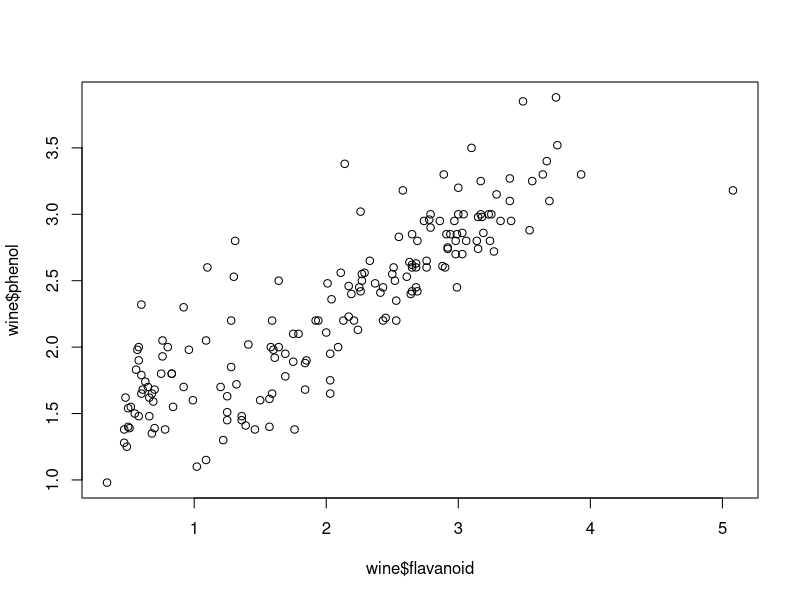
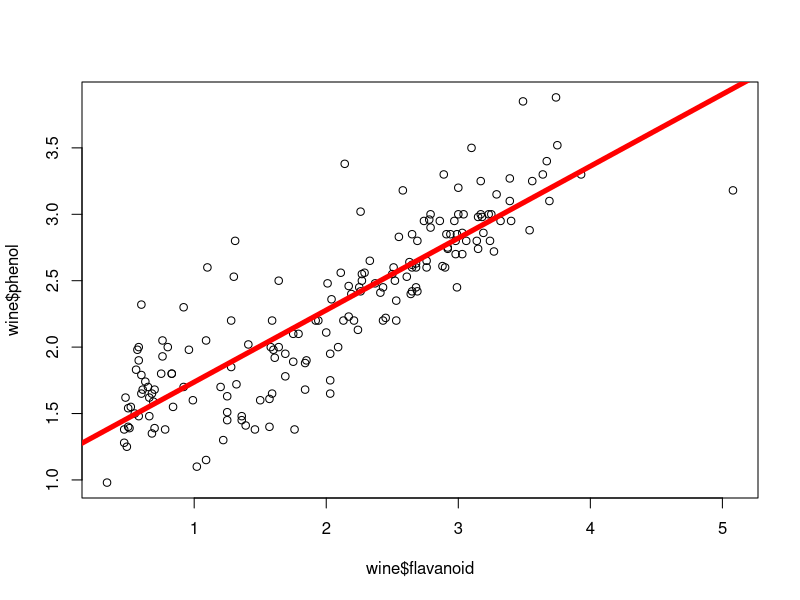
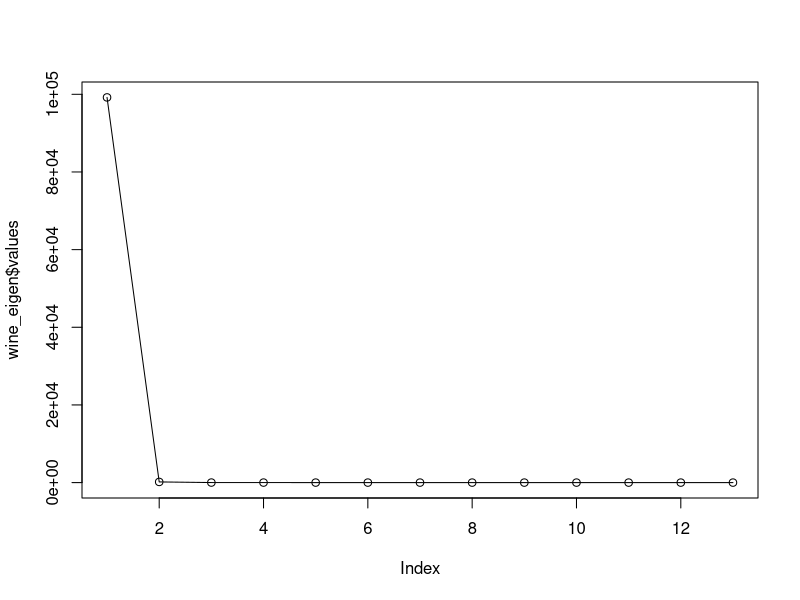

Write R code to recreate these figures, in order.
wine<-read.csv('wine.csv')
plot(wine$flavanoid,wine$phenol)
plot(wine$flavanoid,wine$phenol)
abline(a=1.1954,b=.54171,col='red',lwd=5)

#Exercise 26
range(wine$alcohol)
range(wine$magnesium)
var(wine$magnesium)
cov(wine$alcohol,wine$magnesium)
cov(wine$magnesium,wine$alcohol)
var(wine$magnesium)
cov(wine$magnesium,wine$magnesium)

#Exercise 27
wine_attributes<-wine[,2:14]
wine_cov<-cov(wine_attributes)
wine_eigen<-eigen(wine_cov)
print(wine_eigen$vectors)
print(wine_eigen$values)
print(wine_eigen$vectors[,1])

#Exercise 28
neigen<-1
transformed<-t(t(as.matrix(wine_eigen$vectors[,1:neigen])) %*% t(as.matrix(wine_attributes)))

print(head(transformed))
restored<- t(as.matrix(wine_eigen$vectors[,1:neigen]) %*% t(as.matrix(transformed)))
print(mean(abs(wine_attributes[,13]-restored[,13])))
plot(wine_eigen$values,type='o')

